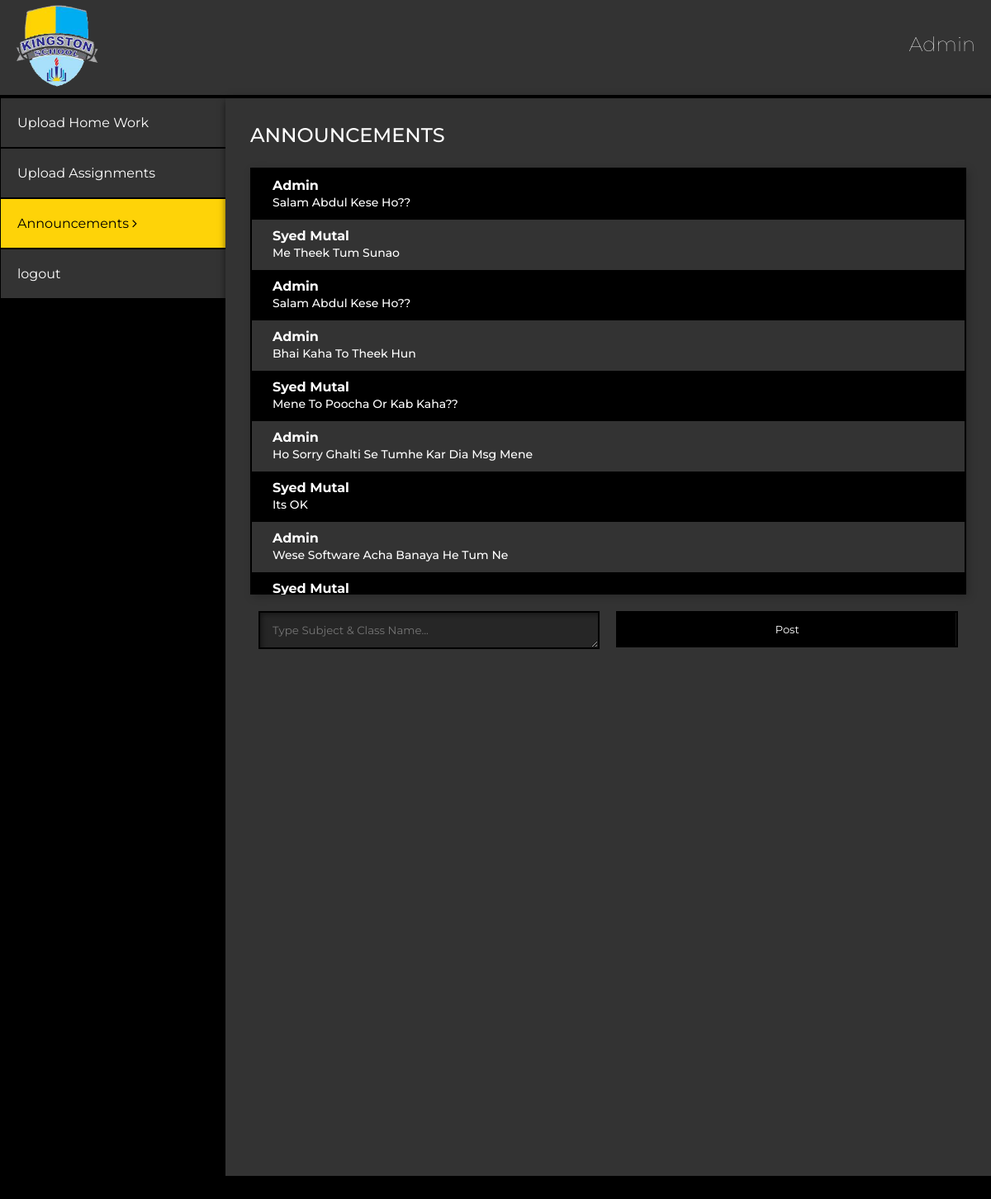
The app's page /onlinehomework/announcement.php (signed in) with its own data.
### tables this page shows
CREATE TABLE `chat` (
  `id` int(11) NOT NULL,
  `image` varchar(255) NOT NULL,
  `text` varchar(1000) NOT NULL,
  `name` varchar(255) NOT NULL
);

### onlinehomework/logics.php (called while the page is built, shortened)
<?php
    $db = mysqli_connect("dev58.onlinetestingserver.com", "dev58onlinetesti", "d(hi?G=~!jLX", "online-home-work");
    $chat = mysqli_query($db, "SELECT * FROM chat");
?>

### onlinehomework/announcement.php (the view, shortened to what this page needs)
<?php include('logics.php'); ?>
<!DOCTYPE html>
<html>
<head>
	<link rel="stylesheet" type="text/css" href="css/style.css">
	<link rel="stylesheet" type="text/css" href="css/animate.css">
	<link rel="stylesheet" type="text/css" href="owl/css/owl.carousel.css">
	<link rel="stylesheet" href="https://cdnjs.cloudflare.com/ajax/libs/font-awesome/4.7.0/css/font-awesome.min.css">
</head>
<body>
<div class="header">
	<div class="logo">
		<a href="homework.php"><img src="images/logo.png"></a>
	</div>
	<div class="admin_btn_box">
		<h2><?php echo $_SESSION['username']; ?></h2>
	</div>
</div>
<div class="chat_body">
	<div class="user-panel">
		<div class="user_info">
	       <div class="clm">
	           <ul>
	               <li><a href="upload.php">Upload Home Work</a></li>
	               <li><a href="vicationassign.php">Upload Assignments</a></li>
	               <li><a href="announcement.php" class="active">Announcements <i class="fa fa-angle-right" aria-hidden="true"></i></a></li>
	               <li><a href="index.php?logout='1'" >logout</a></li>
	           </ul>
	       </div>
		</div>
	</div>
	<div class="chat_panel">
        <h1>Announcements</h1>
        <div class="file_box_outer">
	    <div id="content">
            <?php
               while ($row = mysqli_fetch_array($chat)) {
                echo "<div id='chat_box'>";
                echo "<h4>".$row['name']."</h4>";
      	        echo "<p>".$row['text']."</p>";
                echo "</div>";
               }
            ?>
        </div>
        </div>
        <div id="content">
               <form method="POST" action="" enctype="multipart/form-data">
  	            <div class="upload-box">
  	               <div>
                        <textarea id="attch_name" class="text" class="teach-text" name="anounce_txt" placeholder="Type Subject & Class Name..." required></textarea>
  	               </div>
  	               <div>
  		               <button type="submit" class="submit" name="announce">Post</button>
  	               </div>
  	            </div>
            </form>
        </div>
        </div>
	</div>
</body>
</html>

### onlinehomework/css/style.css (style rules this page uses)
div#chat_box { padding: 10px 25px; }
div#chat_box:nth-child(even) { background-color: #333333; }
div#chat_box h4, div#chat_box p { text-transform: capitalize; margin: 0; }
div#content .myLabel, button.submit { background: linear-gradient(to left, #000 50%, #fed308 50%); background-size: 212%; background-position: right bottom; transition: all .5s ease; }
html body .clm ul li a.active { background-color: #fed308 !important; color: #000 !important; }
body { margin: 0; padding: 0; font-family: Montserrat !important; background-color: #000; }
img,a { transition:.4s; }
.header { padding: 5px 18px; border: 1px solid #3333; width: 100%; background-color: #333; display: inline-block; box-sizing: border-box; }
h1,h2,h3,h4,h5,h6,p { color: #fff; }
h1 { font-size: 24px; font-weight: 500; text-transform: uppercase; margin: 0 0 25px; }
p { font-size: 14px; font-weight: 500; margin: 0 0 25px; line-height: 22px; }
a { text-decoration:none !important; }
.header .logo img { width: 100px; }
.header .logo { float: left; }
.header .admin_btn_box h2 { text-transform: capitalize; font-weight: 100; }
.header .admin_btn_box { float: right; margin-top: 13px; }
.chat_body { display: flex; width: 100%; min-height: 86vh; }
.chat_body .user-panel { width: 15%; text-align: center; padding: 0px 0px 0px 0px; border: 1px solid #000; display: inline-block; }
.chat_body .chat_panel { width: 85%; background-color: #333; padding:30px; box-shadow: 3px 3px 10px #000; box-sizing: border-box; }
.file_box_outer { background-color: #000; width: 100%; padding: 2px; box-sizing: border-box; box-shadow: 3px 3px 10px #00000036; height: 517px; overflow: auto; scroll-behavior: smooth; }
section .upload-box .myLabel, button.submit { color: #fff; font-size: 16px; margin: 0px 5px; border: navajowhite; padding: 13px 30px; border-radius: 10px; font-family: sans-serif; cursor: pointer; border: 2px solid #000; transition: .4s; }
.upload-box div { width: 100%; box-sizing: border-box; margin: 0px 10px; height: 45px; }
textarea#attch_name { font-family: sans-serif; width: 100%; padding: 13px 15px; box-sizing: border-box; background-color: #262626; color: #fff; border: 2px solid black; box-shadow: inset 4px 4px 6px -2px #00000073; height: 46px; font-family: montserrat; }
div#content .myLabel, button.submit { color: #fff; font-size: 13px; margin: 0px 0px; border: navajowhite; padding: 12px 30px; border-radius: 0px; font-family: montserrat; cursor: pointer; border: 2px solid #000; transition: .4s; width:100%; }
.clm ul { margin: 0; padding: 0; }
.clm ul li a { background-color: #333333; color: #fff; padding: 20px 20px; width: 100%; display: block; margin: 2px 0px; text-align: left; }
.clm ul li:nth-child(1) a { margin-top: -1px !important; }
.upload-box { display: flex; margin: 20px 0px; box-sizing: border-box; width: 100%; }
@media (max-width:1600px) { .chat_body .user-panel { width: 20%; } }
@media (max-width:1280px) { .chat_body .user-panel { width: 25%; } }

### records on screen
chat: name "Admin", text "Salam Abdul Kese Ho??"
chat: name "Syed Mutal", text "Me Theek Tum Sunao"
chat: name "Admin", text "Salam Abdul Kese Ho??"
chat: name "Admin", text "Bhai Kaha To Theek Hun"
chat: name "Syed Mutal", text "Mene To Poocha Or Kab Kaha??"
chat: name "Admin", text "Ho Sorry Ghalti Se Tumhe Kar Dia Msg Mene"
chat: name "Syed Mutal", text "Its OK"
chat: name "Admin", text "Wese Software Acha Banaya He Tum Ne"
chat: name "Syed Mutal"

### other values on screen
$_SESSION['username'] "Admin"
